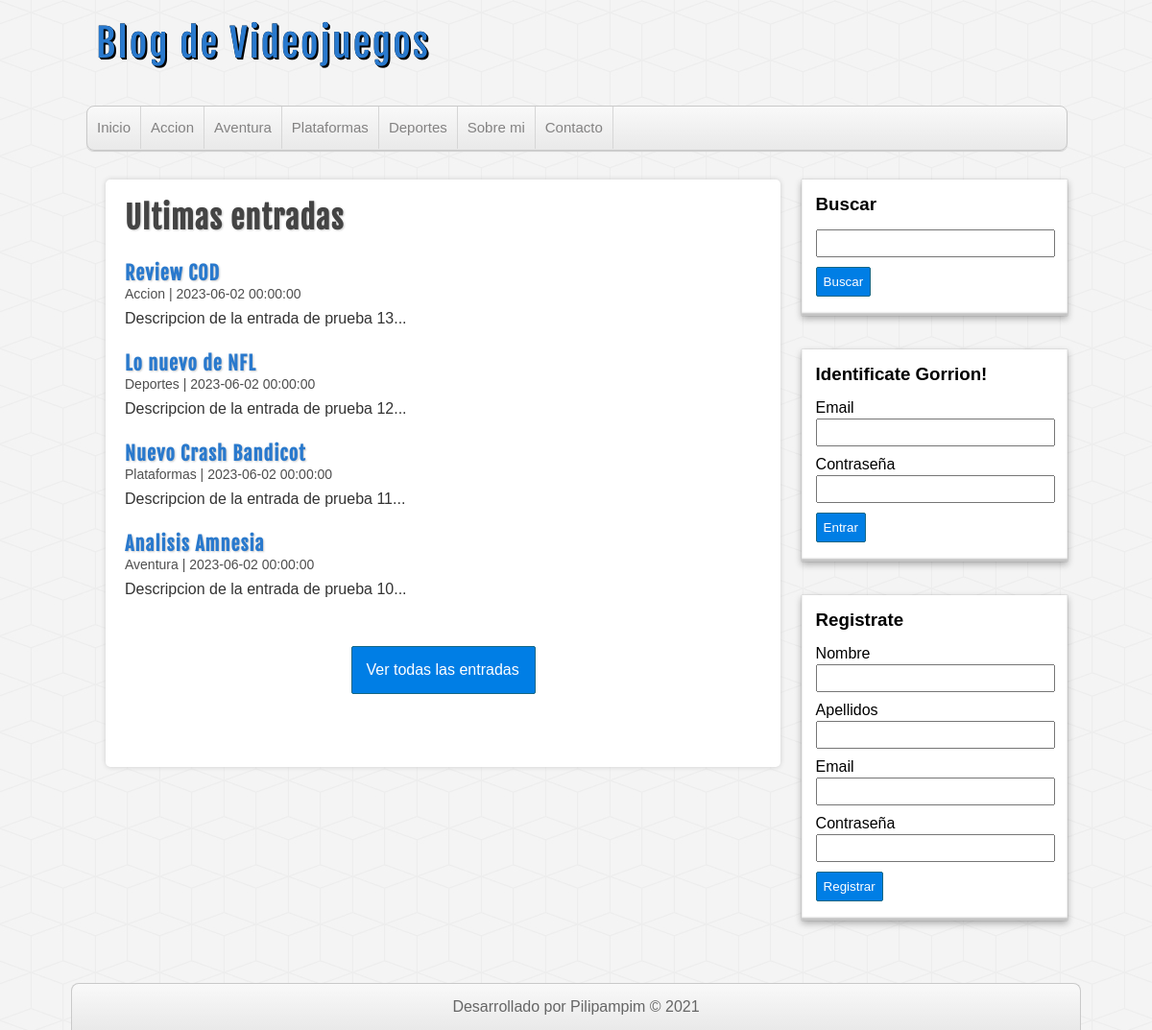
The page /proyecto-php/index.php on the database its author committed.
### tables this page shows
CREATE TABLE categorias(
  id INT(11) NOT NULL AUTO_INCREMENT,
  nombre VARCHAR(100) NOT NULL,
  CONSTRAINT pk_categorias PRIMARY KEY(id)
);

CREATE TABLE entradas(
  id INT(11) NOT NULL AUTO_INCREMENT,
  usuario_id INT(11) NOT NULL,
  categoria_id INT(11) NOT NULL,
  titulo VARCHAR(255) NOT NULL,
  descripcion MEDIUMTEXT,
  fecha DATETIME NOT NULL DEFAULT CURRENT_TIMESTAMP,
  CONSTRAINT pk_entradas PRIMARY KEY(id),
  CONSTRAINT fk_entradas_usuarios FOREIGN KEY(usuario_id) REFERENCES usuarios(id),
  CONSTRAINT fk_entradas_categorias FOREIGN KEY(categoria_id) REFERENCES categorias(id)
);

### proyecto-php/includes/helpers.php (called while the page is built, shortened)
<?php
function conseguirCategorias($conexion)
{
    $sql = "SELECT * FROM categorias ORDER BY id ASC;";
    $categorias = mysqli_query($conexion, $sql);
    $resultado = array();
    if ($categorias && mysqli_num_rows($categorias) >= 0) {
        $resultado = $categorias;
    }
    return $resultado;
}
function conseguirEntradas($conexion, $limit = null, $categoria = null, $busqueda = null)
{
    $sql = "SELECT e.*, c.nombre AS 'categoria' FROM entradas e " .
        "INNER JOIN categorias c ON e.categoria_id = c.id ";
    $sql .= "ORDER BY e.id DESC ";
    if ($limit) {
        $sql .= "LIMIT 4";
    }
    $entradas = mysqli_query($conexion, $sql);
    return $entradas;
}

### proyecto-php/index.php (the view)
<?php require_once 'includes/cabecera.php'; ?>
<?php require_once 'includes/lateral.php'; ?>
<div id="principal">
    <h1>Ultimas entradas</h1>
    <?php
    $entradas = conseguirEntradas($db, true);
    if (!empty($entradas)) :
        while ($entrada = mysqli_fetch_assoc($entradas)) :
    ?>
    <article class="entrada">
        <a href="entrada.php?id=<?= $entrada['id'] ?>">
            <h2><?= $entrada['titulo'] ?></h2>
            <span class="fecha"><?= $entrada['categoria'] . ' | ' . $entrada['fecha'] ?></span>
            <p>
                <?= substr($entrada['descripcion'], 0, 300) . "..."  ?>
            </p>
        </a>
    </article>
    <?php
        endwhile;
    endif;
    ?>
    <div id="ver-todas">
        <a href="entradas.php">Ver todas las entradas</a>
    </div>
</div>
<?php require_once 'includes/pie.php'; ?>
</body>
</html>

### proyecto-php/includes/cabecera.php (shortened to what this page needs)
<?php require_once 'conexion.php'; ?>
<?php require_once 'includes/helpers.php'; ?>
<!DOCTYPE html>
<html lang="en">
<head>
    <link rel="stylesheet" href="assets/css/style.css">
</head>
<body>
    <header id="cabecera">
        <div id="logo">
            <a href="index.php">
                Blog de Videojuegos
            </a>
        </div>
        <nav id="menu">
            <ul>
                <li>
                    <a href="index.php">Inicio</a>
                </li>
                <?php
                $categorias = conseguirCategorias($db);
                if (!empty($categorias)) :
                    while ($categoria = mysqli_fetch_assoc($categorias)) : ?>
                        <li>
                            <a href="categoria.php?id=<?= $categoria['id'] ?>"><?= $categoria['nombre'] ?></a>
                        </li>
                <?php
                    endwhile;
                endif;
                ?>
                <li>
                    <a href="index.php">Sobre mi</a>
                </li>
                <li>
                    <a href="index.php">Contacto</a>
                </li>
            </ul>
        </nav>
    </header>
    <div id="contenedor">

### proyecto-php/includes/lateral.php (shortened to what this page needs)
<?php require_once 'includes/helpers.php'; ?>
<aside id="sidebar">
    <div id="buscador" class="bloque">
        <h3>Buscar</h3>
        <form action="buscar.php" method="POST">
            <input type="text" name="busqueda">
            <input type="submit" value="Buscar">
        </form>
    </div>
<div <?php if (!isset($_SESSION['usuario'])) : ?> <div id="login" class="bloque">
    <h3>Identificate Gorrion!</h3>
    <form action="login.php" method="POST">
        <label for="email">Email</label>
        <input type="email" name="email">
        <label for="password">Contraseña</label>
        <input type="password" name="password">
        <input type="submit" name="submit_login" value="Entrar">
    </form>
</div>
<div id="register" class="bloque">
    <h3>Registrate</h3>
    <form action="registro.php" method="POST">
        <label for="nombre">Nombre</label>
        <input type="text" name="nombre">
        <label for="apellidos">Apellidos</label>
        <input type="text" name="apellidos">
        <label for="email">Email</label>
        <input type="email" name="email">
        <label for="password">Contraseña</label>
        <input type="password" name="password">
        <input type="submit" name="submit" value="Registrar">
    </form>
</div>
<?php endif; ?>
</aside>

### proyecto-php/includes/pie.php (shortened to what this page needs)
</div>
<footer id="pie">
    <p>Desarrollado por Pilipampim &copy; 2021</p>
</footer>

### proyecto-php/assets/css/style.css (style rules this page uses)
* { margin: 0px; padding: 0px; font-family: sans-serif, Helvetica, Arial; text-decoration: none; }
body { background: url(../img/cubes.png) #F4F4F4; }
.fecha { color: #4e4e4e; margin-top:5px; font-size: 14px; }
#cabecera { width: 85%; height: auto; background: transparent; margin: 0px auto; }
#logo { float:left; width: 540px; height: 110px; }
#logo a { font-family: "fajala", Helvetica; font-size: 40px; letter-spacing: 2px; color: #2979CD; text-shadow: 0px 0px 0px black, 1px 1px 0px black, 2px 2px 0px black; transition: all 500ms; line-height: 90px; margin-left: 10px; }
#menu { clear: both; width: 100%; height: 45px; background: linear-gradient(to bottom, #f9f9f9 0px, #e9e9e9 100%); border: 1px solid #C9C9C9; border-radius: 8px; box-shadow: 0px 1px 1px #ccc; overflow: hidden; }
#menu ul { list-style: none; }
#menu ul li { float: left; line-height: 44px; border-right: 1px solid #D6D6D6; }
#menu ul li a { display: block; padding-left: 10px; padding-right: 10px; font-size: 15px; color: #838282; }
#contenedor { width: 85%; height: auto; margin: 0px auto; margin-top: 30px; margin-bottom: 30px; }
#sidebar { float:right; width: 27%; height: auto; }
.bloque { display:block; width: 90%; margin: 0px auto; margin-bottom: 35px; background: white; padding: 15px; box-shadow: 0px 0px 1px rgba(0,0,0,0.3), 0px 3px 7px rgba(0,0,0,0.3), 0px 0px 1px #FFFFFF inset, 0px -3px 2px rgba(0,0,0,0.25) inset; }
.bloque h3 { margin-bottom: 15px; }
label, input[type="text"], input[type="email"], input[type="password"] { display: block; width: 95%; margin-top:2px; margin-bottom: 2px; }
input[type="text"], input[type="email"], input[type="password"] { padding: 5px; margin-bottom: 10px; }
input[type="button"], input[type="submit"], .boton { margin-top: 5px; margin-bottom: 5px; display: block; border-radius: 2px; color:white; background: #007ee5; border: 1px solid #156785; cursor:pointer; padding: 7px; }
#principal { float: left; width: 65%; min-height: 572px; background:white; border-radius: 5px; box-shadow: 0px 0px 5px #ccc; margin-left: 20px; padding: 20px; overflow: hidden; }
#principal a { color: #333; }
#principal h1 { font-size: 32px; color: #444; letter-spacing: 1px; text-shadow: 1px 1px 2px #ccc; font-family: "fajala"; }
#principal h2 { font-size: 20px; color: #2979CD; text-shadow: 1px 1px 2px #ccc; letter-spacing: 1px; font-family: "fajala"; margin-top: 25px; }
#principal p { margin-top: 8px; }
#ver-todas a { display: block; border-radius: 2px; padding: 15px; color:white; background: #007ee5; border: 1px solid #156785; cursor:pointer; width: 160px; margin: 0px auto; margin-top:50px; }
#pie { clear:both; width:85%; margin: 0px auto; background: linear-gradient(to bottom, #f9f9f9 0px, #e9e9e9 100%); border: 1px solid #c9c9c9; border-bottom: none; border-radius: 8px 8px 0px 0px; color: #666; height: auto; padding: 15px; text-align: center; }

### rows shown on the page
categorias: nombre "Accion"
categorias: nombre "Aventura"
categorias: nombre "Plataformas"
categorias: nombre "Deportes"
entradas: titulo "Review COD", categoria.nombre "Accion", fecha "2023-06-02 00:00:00", descripcion "Descripcion de la entrada de prueba 13"
entradas: titulo "Lo nuevo de NFL", categoria.nombre "Deportes", fecha "2023-06-02 00:00:00", descripcion "Descripcion de la entrada de prueba 12"
entradas: titulo "Nuevo Crash Bandicot", categoria.nombre "Plataformas", fecha "2023-06-02 00:00:00", descripcion "Descripcion de la entrada de prueba 11"
entradas: titulo "Analisis Amnesia", categoria.nombre "Aventura", fecha "2023-06-02 00:00:00", descripcion "Descripcion de la entrada de prueba 10"
